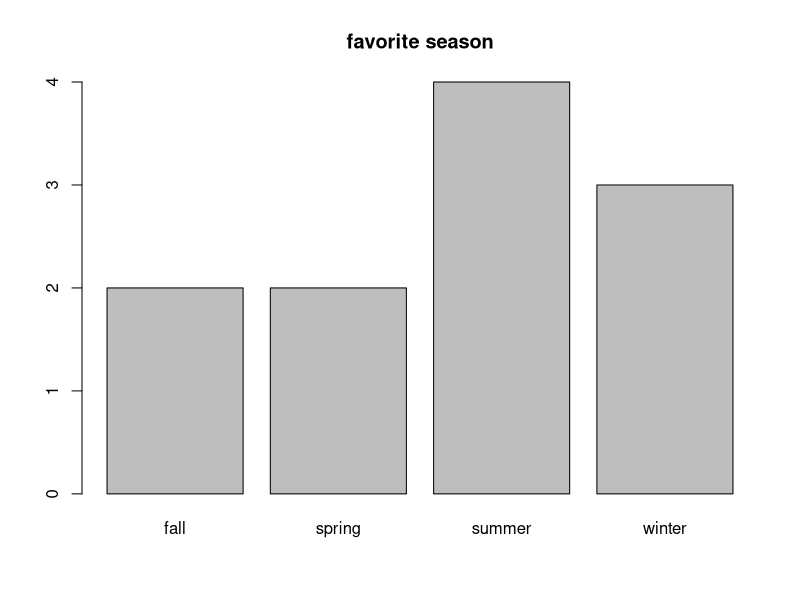
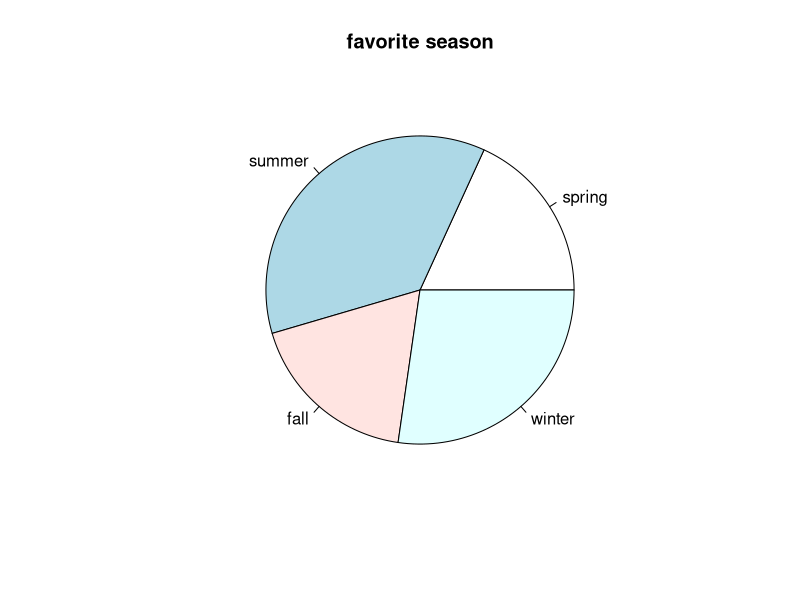
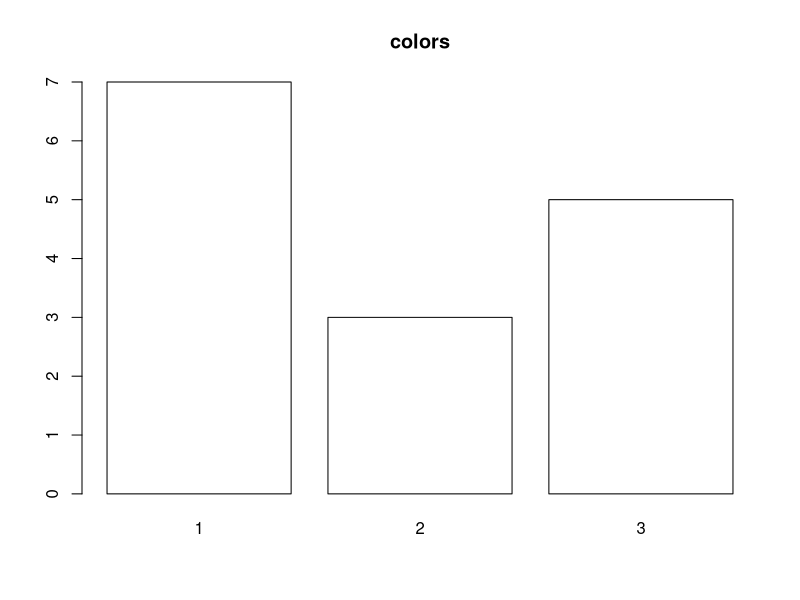
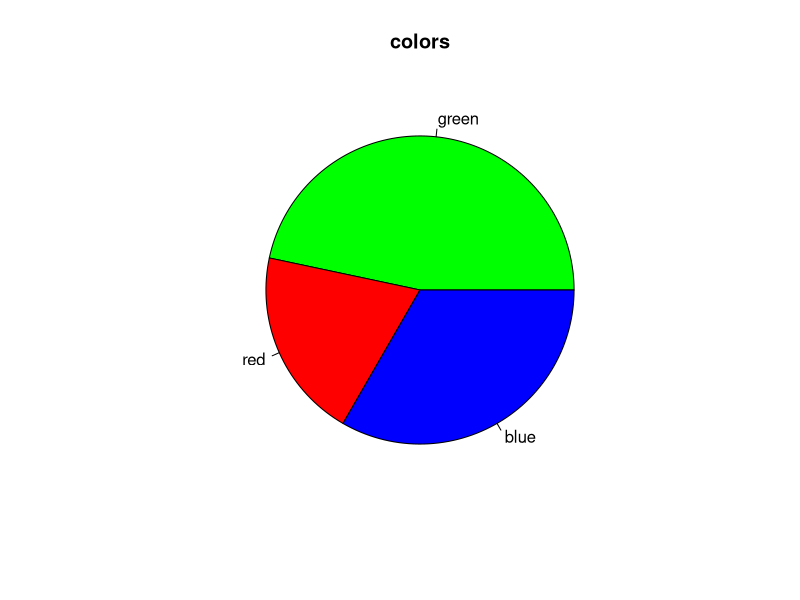
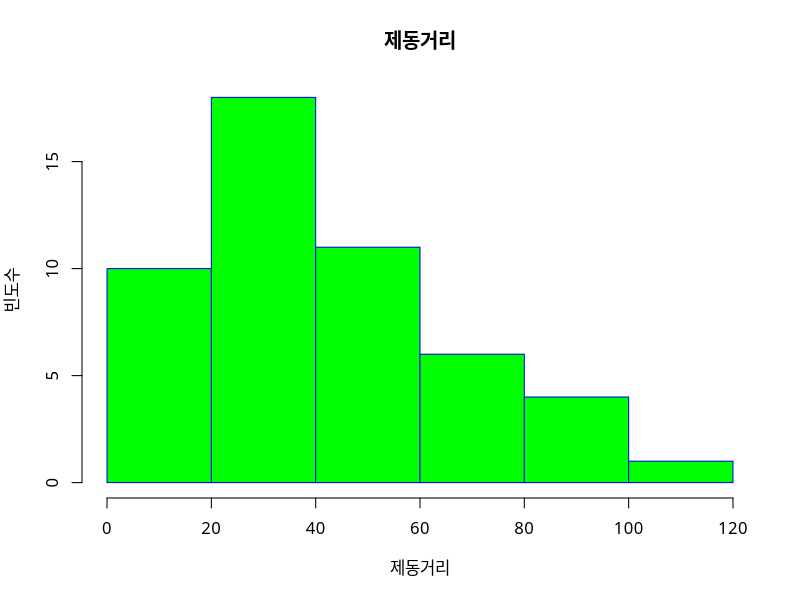
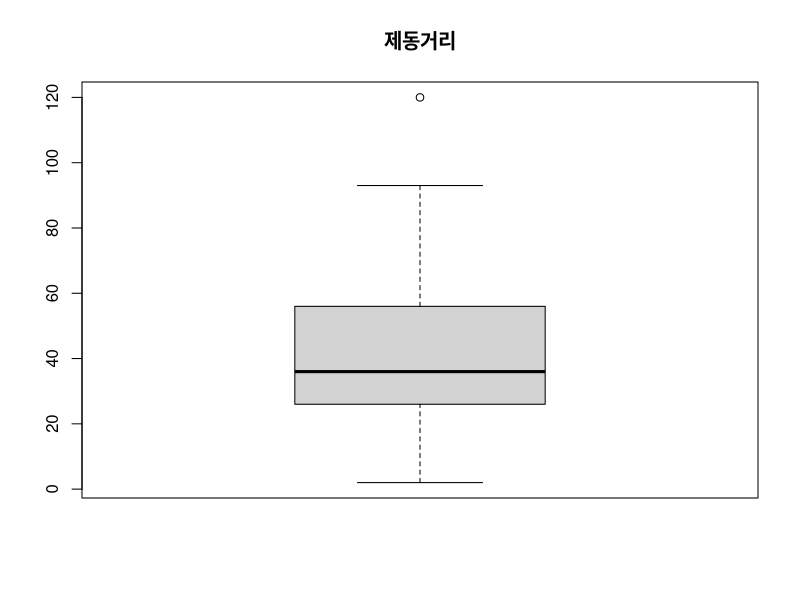
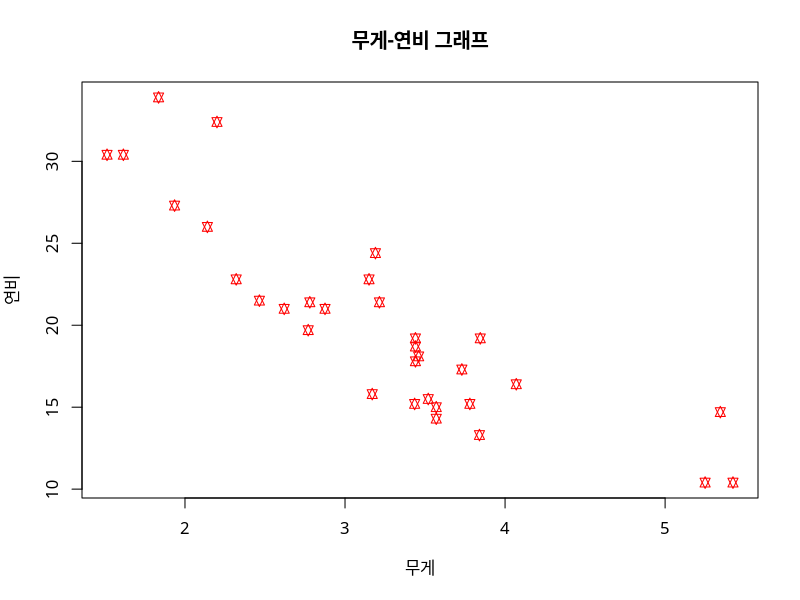
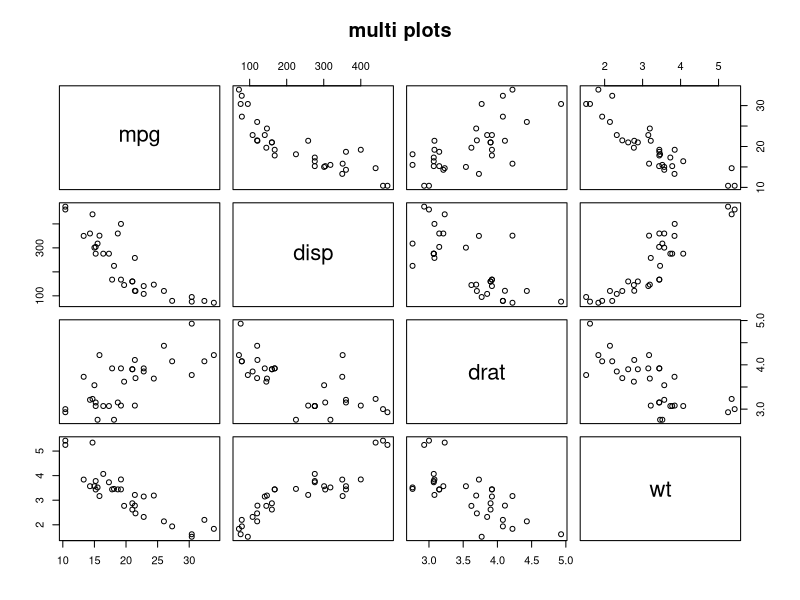

The R source for these figures, in order:
# 탐색적 데이터 분석 (EDA)
season <- c("winter", "summer", "winter","fall",
            "summer", "spring", "spring", "fall",
            "winter", "summer", "summer")
season

# 도수분포표 만들기
table(season)
table(season)/length(season)

# 막대그래프 그리기
ds <- table(season)
barplot(ds, main = "favorite season")

ds.new <- ds[c(2, 3, 1, 4)]
ds.new

# 원 그래프 그리기
pie(ds.new, main="favorite season")

# 초록(1), 빨강(2), 파랑(3)
# 15명
like.color <- c(1, 3, 2, 1, 3, 1, 2, 3, 1, 1, 2, 3, 1, 3, 1)
table(like.color)
table(like.color)/length(like.color)

ds <- table(like.color)
barplot(ds, main = "colors", col = colors)
colors <- c("green", "red", "blue")
names(ds) <- colors
ds

pie(ds, main = "colors", col = colors)


# 연속형 자료의 탐색
#   - 대표값 : 평균, 중앙값, 최빈값
# 결측치 : 값이 없음(누락)
# 이상치 : 값이 있음
#             ㄴ 극단적인 값(평균에서 많이 떨어진 값)
#             ㄴ 오류 ! (남 : 1, 여 : 2, 5 ?)

weight <- c(62, 82, 79, 92, 74, 73)

mean(weight)
median(weight)

# 사분위수 !
mydata <- c(62, 82, 79, 92, 74, 73, 120)
quantile(mydata)

# 10% 단위로 구간을 나누어 계산
quantile(mydata, (0:10)/10)
summary(mydata)

# 산포
mydata <- c(62, 82, 79, 92, 74, 73, 120)
var(mydata) # 분산
sd(mydata) # 표준편차
range(mydata) # 값의 범위

# 히스토그램
# - 막대그래프 비슷함 (빈도수)
# - 연속형 데이터 그리기 ! (종류별로 그리기 가능))
dist <- cars[, 2]
dist

hist(dist,
     main = "제동거리",
     xlab = "제동거리",
     ylab = "빈도수",
     border = "blue", 
     col = "green",
     flas = 2,
     breaks = 5, family="AppleGothic")

# 막대 그래프 막대끼리 안붙어있음
# 막대 그래프 막대의 범위가 의미 없음

# 상자그림(boxplot)
# - 사분위수를 보기 위함
# - 이상치 확인 가능 !
# - 상자그림의 가운데선 중앙값

dist <- cars[, 2]
boxplot(dist,
        main = "제동거리",
        family = "AppleGothic") # boxplot에서 하얀색 원이 이상치

# 다중변수 자료의 탐색
#   1. 산점도
#     - 자동차의 무게와 연비의 관계 (음의 상관관계)
wt <- mtcars$wt
mpg <- mtcars$mpg
plot(wt,
     mpg,
     main = "무게-연비 그래프",
     xlab="무게",
     ylab="연비",
     col = "red",
     pch = 11,
     family="AppleGothic")

vars <- c("mpg", "disp", "drat", "wt")
target <- mtcars[,vars]
head(target)

pairs(target,
      main = "multi plots")

# 그룹 정보가 있는 두변수의 산점도
iris.2 <- iris[, 3:4]
point <- as.numeric(iris$Species)
point

color <- c("red", "green", "blue")
plot(iris.2,
     main = "Iris Plot",
     pch = c(point),
     col = color[point])

# 상관분석
#   - 2개의 특징의 상관정도를 파악
#   - -1 ~ +1 사이의 값
#   = +1과 -1에 가까울수록 상관 높음
#   - 0에 가까울수록 상관 없음
#   - +1은 양의 상관관계
#   - -1은 음의 상관관계

# 데이터분석
#   상관분석 -> 회귀분석
#   0.4 이하는 상관 없음
#   0.4 ~ 0.7 : 약한 상관관계
#   0.7 ~ 1.0 : 강한 상관관계

# 인공지능
#   차원(특징)의 저주 !
#     - 특징이 너무 많으면 
#       오히려 모델의 성능이 하락하는 현상
#     - 해결책 : 특징의 갯수를 줄이기
#         1. 특징 선택
#           ㄴ 목적과 상관정도가 높은 특징만 선택 !
#           ㄴ 특징값이 변하지 않음
#         2. 특징 추출
#           ㄴ 주성분 분석(PCA)
#           ㄴ 딥러닝 활용(오토 인코더)

# 히트맵(상관분석 그래프)
cor(iris[,1:4])

# 선그래프
month = 1:12
late = c(5, 8, 7, 9, 4, 6, 12, 13, 8, 6, 6, 4)
late2 = c(4, 6, 5, 8, 7, 8, 10, 11, 6, 5, 7, 3)
plot(month,
     late,
     main = "지각생 통계",
     type = "l", # 그래프 종류(b, s, o, l)
     lty = 1,    # 선 종류
     lwd = 1,    # 선 굵기
     xlab = "월",
     ylab = "지각 빈도수",
     family = "AppleGothic")

lines(month,
      late2,
      type = "b",
      col = "blue")